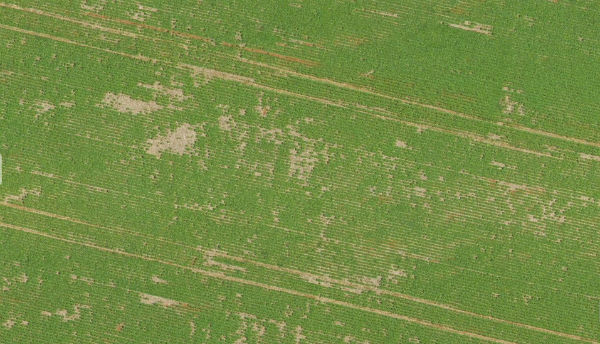
#> input picture images/sojafalhas.jpg, 600 x 344 px
$ python exercicio01.py
#> lines starting #> are read from the running program, lines starting #| are printed output that depends on the picture
import cv2 as cv
import numpy as np

white = 255
coresIdentificadas = 0
coresTotal = 0

image = cv.imread("../images/sojafalhas.jpg")
#> image is the input picture: shape (344, 600, 3); mean B, G, R 69.7, 140.1, 117.9

altura, largura, bpp = np.shape(image)
#> altura = 344; largura = 600; bpp = 3
gray = cv.cvtColor(image, cv.COLOR_BGR2GRAY)
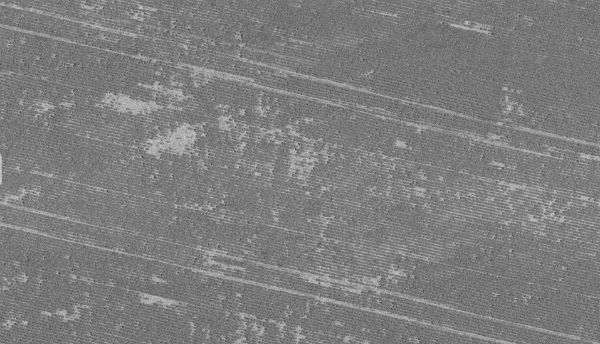
#> gray: shape (344, 600); min 54, max 210, mean 125.5
(_, bin ) = cv.threshold(gray,160,255,cv.THRESH_BINARY)
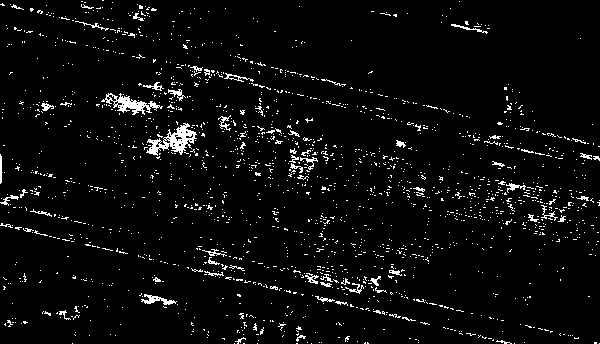
#> bin: shape (344, 600); 4.2% white in thin lines or dots


for y in range(0, altura):
	for x in range(0, largura):
		if bin[y,x] == white:
			coresIdentificadas += 1
		coresTotal +=1
#> after the loop, coresIdentificadas = 8696; coresTotal = 206400

percent = (coresIdentificadas * 100) / coresTotal
#> percent = 4.21

print(f"""\
Plantação falha: {percent:.2f}%
Plantação Saldavel: {(100-percent):.2f}%
"""
)
#| Plantação falha: 4.21%
#| Plantação Saldavel: 95.79%

cv.imshow("Imagem", bin)
cv.waitKey(0)
cv.destroyAllWindows()
